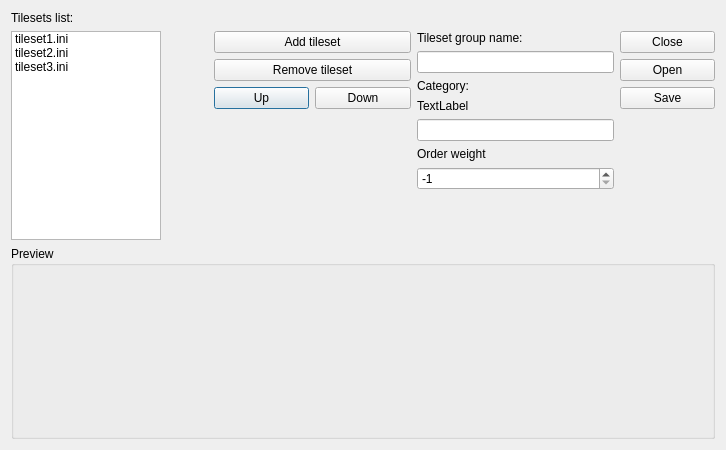
<?xml version="1.0" encoding="UTF-8"?>
<ui version="4.0">
 <class>TilesetGroupEditor</class>
 <widget class="QDialog" name="TilesetGroupEditor">
  <property name="geometry">
   <rect>
    <x>0</x>
    <y>0</y>
    <width>726</width>
    <height>450</height>
   </rect>
  </property>
  <property name="acceptDrops">
   <bool>true</bool>
  </property>
  <property name="windowTitle">
   <string>Tileset Group editor</string>
  </property>
  <property name="windowIcon">
   <iconset resource="../../_resources/editor.qrc">
    <normaloff>:/images/cat/cat_48.png</normaloff>:/images/cat/cat_48.png</iconset>
  </property>
  <layout class="QGridLayout" name="gridLayout" rowstretch="0,0,0,0,0,0,0,0,0,0,0,0,0,0,0,100,0" columnstretch="0,0,0,0,0,0,0">
   <item row="3" column="2">
    <widget class="QPushButton" name="tilesetUp">
     <property name="text">
      <string>Up</string>
     </property>
    </widget>
   </item>
   <item row="1" column="4" rowspan="5" colspan="2">
    <layout class="QGridLayout" name="gridLayout_3">
     <item row="5" column="0">
      <widget class="QLabel" name="label_4">
       <property name="text">
        <string>Order weight</string>
       </property>
      </widget>
     </item>
     <item row="0" column="0">
      <widget class="QLabel" name="label_2">
       <property name="text">
        <string>Tileset group name:</string>
       </property>
      </widget>
     </item>
     <item row="7" column="0">
      <spacer name="verticalSpacer_3">
       <property name="orientation">
        <enum>Qt::Vertical</enum>
       </property>
       <property name="sizeHint" stdset="0">
        <size>
         <width>20</width>
         <height>40</height>
        </size>
       </property>
      </spacer>
     </item>
     <item row="3" column="0">
      <widget class="QLabel" name="label_3">
       <property name="text">
        <string>TextLabel</string>
       </property>
      </widget>
     </item>
     <item row="2" column="0">
      <widget class="QLabel" name="categoryLabel">
       <property name="text">
        <string>Category:</string>
       </property>
      </widget>
     </item>
     <item row="1" column="0">
      <widget class="QLineEdit" name="tilesetGroupName"/>
     </item>
     <item row="8" column="0">
      <spacer name="horizontalSpacer">
       <property name="orientation">
        <enum>Qt::Horizontal</enum>
       </property>
       <property name="sizeHint" stdset="0">
        <size>
         <width>46</width>
         <height>10</height>
        </size>
       </property>
      </spacer>
     </item>
     <item row="4" column="0">
      <widget class="QLineEdit" name="category"/>
     </item>
     <item row="6" column="0">
      <widget class="QSpinBox" name="orderWeight">
       <property name="toolTip">
        <string>Defines the custom order priority. If weight values are equal between of different tileset group or equal to -1, tileset groups will be ordered alphabetically.</string>
       </property>
       <property name="minimum">
        <number>-1</number>
       </property>
       <property name="maximum">
        <number>99999999</number>
       </property>
       <property name="value">
        <number>-1</number>
       </property>
      </widget>
     </item>
    </layout>
   </item>
   <item row="2" column="6">
    <widget class="QPushButton" name="Open">
     <property name="text">
      <string>Open</string>
     </property>
    </widget>
   </item>
   <item row="1" column="6">
    <widget class="QPushButton" name="Close">
     <property name="text">
      <string>Close</string>
     </property>
    </widget>
   </item>
   <item row="0" column="0" colspan="7">
    <widget class="QLabel" name="label">
     <property name="text">
      <string>Tilesets list:</string>
     </property>
    </widget>
   </item>
   <item row="5" column="6">
    <spacer name="verticalSpacer_2">
     <property name="orientation">
      <enum>Qt::Vertical</enum>
     </property>
     <property name="sizeHint" stdset="0">
      <size>
       <width>20</width>
       <height>40</height>
      </size>
     </property>
    </spacer>
   </item>
   <item row="1" column="0" rowspan="5" colspan="2">
    <widget class="QListWidget" name="tilesetList">
     <property name="maximumSize">
      <size>
       <width>150</width>
       <height>16777215</height>
      </size>
     </property>
     <property name="acceptDrops">
      <bool>true</bool>
     </property>
     <property name="dragEnabled">
      <bool>true</bool>
     </property>
     <property name="dragDropMode">
      <enum>QAbstractItemView::DragOnly</enum>
     </property>
     <property name="defaultDropAction">
      <enum>Qt::MoveAction</enum>
     </property>
     <property name="selectionMode">
      <enum>QAbstractItemView::SingleSelection</enum>
     </property>
     <property name="movement">
      <enum>QListView::Snap</enum>
     </property>
     <property name="uniformItemSizes">
      <bool>false</bool>
     </property>
     <item>
      <property name="text">
       <string notr="true">tileset1.ini</string>
      </property>
     </item>
     <item>
      <property name="text">
       <string notr="true">tileset2.ini</string>
      </property>
     </item>
     <item>
      <property name="text">
       <string notr="true">tileset3.ini</string>
      </property>
     </item>
    </widget>
   </item>
   <item row="15" column="0" rowspan="2" colspan="7">
    <widget class="QGroupBox" name="PreviewBox">
     <property name="title">
      <string>Preview</string>
     </property>
     <layout class="QGridLayout" name="gridLayout_2"/>
    </widget>
   </item>
   <item row="3" column="3">
    <widget class="QPushButton" name="tilesetDown">
     <property name="text">
      <string>Down</string>
     </property>
    </widget>
   </item>
   <item row="2" column="2" colspan="2">
    <widget class="QPushButton" name="RemoveTileset">
     <property name="text">
      <string>Remove tileset</string>
     </property>
    </widget>
   </item>
   <item row="1" column="2" colspan="2">
    <widget class="QPushButton" name="addTileset">
     <property name="text">
      <string>Add tileset</string>
     </property>
    </widget>
   </item>
   <item row="4" column="2" rowspan="2" colspan="2">
    <spacer name="verticalSpacer">
     <property name="orientation">
      <enum>Qt::Vertical</enum>
     </property>
     <property name="sizeHint" stdset="0">
      <size>
       <width>20</width>
       <height>40</height>
      </size>
     </property>
    </spacer>
   </item>
   <item row="3" column="6">
    <widget class="QPushButton" name="Save">
     <property name="text">
      <string>Save</string>
     </property>
    </widget>
   </item>
  </layout>
 </widget>
 <resources>
  <include location="../../_resources/editor.qrc"/>
 </resources>
 <connections/>
</ui>
